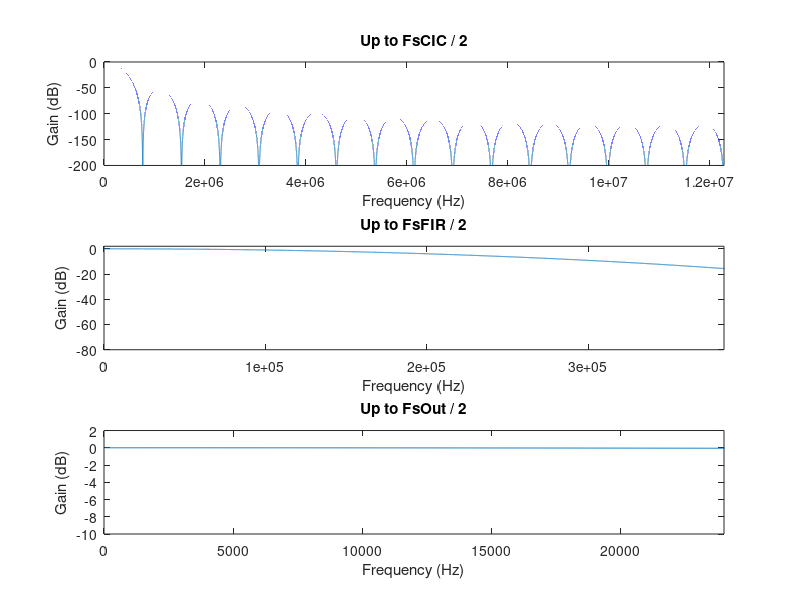

MATLAB code to generate this figure: (Note: this script raises an error after producing the figure.)
clear all    % Clean all constant and variables
close all    % Close all windows
%clf         % Clean the figure window
clc          % Clean the command window
%echo off    % Inhibits the code view in the command window during its execution

%% Config
FsADC = 49.152e6 / 2;
FsCIC = FsADC;
CICDec = 32;
FsFIR = FsCIC / CICDec;
FIRDec = 16;
FsOut = FsFIR / FIRDec;

Fres = 1000;

f = 0 : (Fres/FsCIC) : (CICDec / 2);

%% CIC
CICOrder = 4;
CICZeroGain = 20 * log10(2 ^ (CICOrder * log2(CICDec))); % Gain due to bit growth
CICResp = 20 .* log10(abs(sin(pi .* f) ./ sin(pi .* (f ./ CICDec))) .^ CICOrder) - CICZeroGain;

fCIC = f .* FsFIR;

figure('Name', 'CIC response', 'NumberTitle', 'off');
subplot(3, 1, 1);
plot(fCIC, CICResp);
axis([0 (FsCIC / 2) -200 0]);
xlabel("Frequency (Hz)");
ylabel("Gain (dB)");
title('Up to FsCIC / 2');
subplot(3, 1, 2);
plot(fCIC, CICResp);
axis([0 (FsFIR / 2) -80 2]);
xlabel("Frequency (Hz)");
ylabel("Gain (dB)");
title('Up to FsFIR / 2');
subplot(3, 1, 3);
plot(fCIC, CICResp);
axis([0 (FsOut / 2) -10 2]);
xlabel("Frequency (Hz)");
ylabel("Gain (dB)");
title('Up to FsOut / 2');

%% FIR
h = fdesign.ciccomp;
set(h, 'NumberOfSections', CICOrder, 'DifferentialDelay', 1);
FIR = design(h, 'equiripple', 'SystemObject', true);
FIR = coeffs(FIR);
FIR = FIR.Numerator;

FIRResp = freqz(FIR, 1, (FsCIC/Fres) / 2);
FIRResp = 20 .* log10(abs(FIRResp) .');

FIRPlusCICResp = CICResp(1:length(FIRResp)) + FIRResp;

fFIR = fCIC(1:length(FIRResp));

figure('Name', 'FIR response', 'NumberTitle', 'off');
subplot(2, 1, 1);
plot(fFIR, FIRResp, fFIR, FIRPlusCICResp);
legend("FIR", "FIR + CIC");
axis([0 (FsFIR / 2) -80 2]);
xlabel("Frequency (Hz)");
ylabel("Gain (dB)");
title('Up to FsFIR / 2');
subplot(2, 1, 2);
plot(fFIR, FIRResp, fFIR, FIRPlusCICResp, fFIR, ones([1 length(fFIR)]) .* -3);
legend("FIR", "FIR + CIC", "-3 dB");
axis([0 (FsOut / 2) -20 2]);
xlabel("Frequency (Hz)");
ylabel("Gain (dB)");
title('Up to FsOut / 2');

%% Dump coefficients
outfile = fopen('baseband_filter.h', 'w');
fprintf(outfile, 'static const uint32_t baseband_filter_taps_size = %u;\n', length(FIR));
fprintf(outfile, 'static const int16_t baseband_filter_taps[] = {');
for i = 1 : length(FIR) - 1
    fprintf(outfile, '\n    %hi,', int16(FIR(length(FIR) - i + 1) * 32767));
end
fprintf(outfile, '\n    %hi', int16(FIR(1) * 32767));
fprintf(outfile, '\n};');
